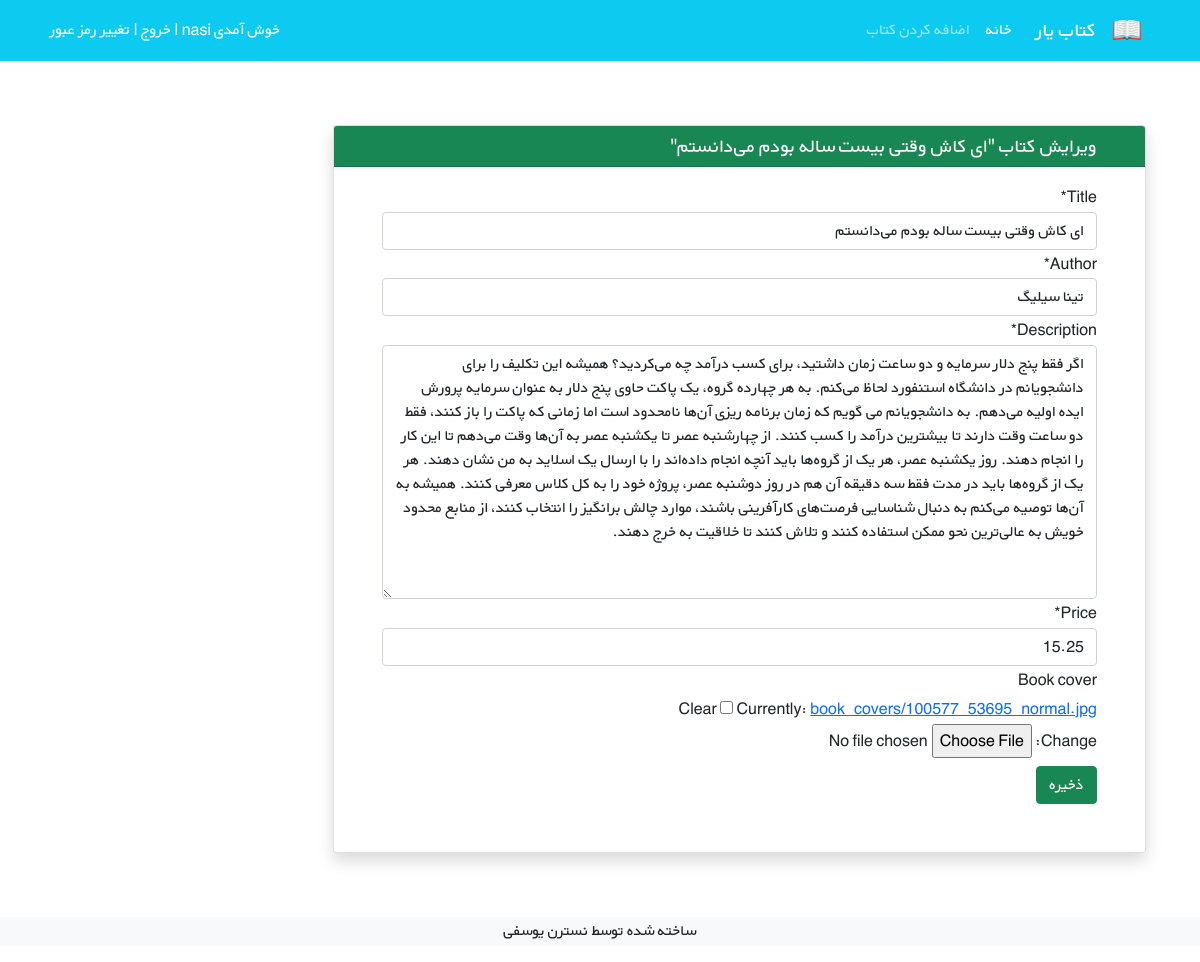
Screenshot of /books/edit/7/ (signed in) with the database file from the repository.
### books/models.py (models this page shows, shortened)
class Book(models.Model):
    user = models.ForeignKey(get_user_model(), on_delete=models.CASCADE)
    title = models.CharField(max_length=200)
    author = models.CharField(max_length=200)
    description = models.TextField()
    price = models.DecimalField(max_digits=5, decimal_places=2)
    book_cover = models.ImageField(upload_to='book_covers/', blank=True )
    datetime_create = models.DateTimeField(auto_now_add=True)
    datetime_modified = models.DateTimeField(auto_now=True)

### books/views.py (the view)
# urls.py: path('edit/<int:pk>/', views.BookUpdateView.as_view(), name='book_update'),
class BookUpdateView(LoginRequiredMixin, UserPassesTestMixin, generic.UpdateView):
    model = Book
    template_name = 'books/book_update.html'
    fields = ['title', 'author', 'description', 'price', 'book_cover']
    def test_func(self):
        obj = self.get_object()
        return obj.user == self.request.user

### books/templates/books/book_update.html (shortened to what this page needs)
{% extends '_base.html' %}
{% load crispy_forms_tags %}
{% block content %}
    <div class="container mt-4" dir="rtl">
    <div class="row">
        <div class="col-9">
            <div class="card shadow my-3">
                <h5 class="card-header bg-success text-light px-5">ویرایش کتاب  "{{ book.title }}"</h5>
                <div class="px-5 pt-3 pb-5">
                    <form method="POST" enctype="multipart/form-data">
                        {{ form|crispy }}
                        <button type="submit" class="btn btn-success mt-2">ذخیره</button>
                    </form>
                </div>
            </div>
        </div>
    </div>
</div>
{% endblock %}

### templates/_base.html (shortened to what this page needs)
{% load static %}
<!doctype html>
<html lang="en">
<head>
    <link href="https://cdn.jsdelivr.net/npm/bootstrap@5.1.3/dist/css/bootstrap.min.css" rel="stylesheet"
>
    <link rel="stylesheet" href="{% static 'css/style.css' %}">
</head>
<body>
<nav class="navbar navbar-expand-lg navbar-dark bg-info" dir="rtl">
    <div class="container">
        <a class="navbar-brand" href="#">
            <img src="{% static 'icons/book.png' %}" alt="" height="30"
                 class="d-inline-block align-text-top">
        </a>
        <a class="navbar-brand mx-3" href="#">کتاب یار</a>
        <div class="collapse navbar-collapse" id="navbarNavAltMarkup">
            <div class="navbar-nav">
                <a class="nav-link active" aria-current="page" href="{% url 'book_list' %}">خانه</a>
                <a class="nav-link" href="{% url 'book_create' %}">اضافه کردن کتاب</a>
            </div>
        </div>
        {% if user.is_authenticated %}
        <div class="mx-2 text-white">خوش آمدی {{ user.username }} | <a class="link-light text-decoration-none" href="{% url 'logout' %}">خروج</a> | <a class="link-light text-decoration-none" href="{% url 'password_change' %}">تغییر رمز عبور</a>
        {% else %}
            <div class="mx-2 text-white">
             <a class="link-light text-decoration-none" href="{% url 'login' %}">ورود</a>
                <span> یا </span>
             <a class="link-light text-decoration-none" href="{% url 'signup' %}">ثبت نام</a>
            </div>
        {% endif %}
        </div>
    </div>
</nav>
<div class="container mt-5">
    {% block content %}
    {% endblock %}
</div>
<footer class="bg-light text-center text-lg-start mt-5">
  <div class="text-center bg-grey">
      <p>ساخته شده توسط نسترن یوسفی</p>
  </div>
</footer>
</body>
</body>
</html>

### static/css/style.css (style rules this page uses)
* { font-family: 'BYekan', sans-serif; line-height: 1.8rem; }

### rows the page displays
Book: title "ای کاش وقتی بیست ساله بودم می‌دانستم", author "تینا سیلیگ", description "اگر فقط پنج دلار سرمایه و دو ساعت زمان داشتید، برای کسب درآمد چه می‌کردید؟ همیشه این تکلیف را برای دانشجویانم در دانشگاه استنفورد لحاظ می‌کنم. به هر چهارده گروه، یک پاکت حاوی پنج دلار به عنوان سرمایه پرورش ایده اولیه می‌دهم. به دانشجویانم می گویم که زمان برنامه ریزی آن‌ها نامحدود است اما زمانی که پاکت را باز کنند، فقط دو ساعت وقت دارند تا بیشترین درآمد را کسب کنند. از چهارشنبه عصر تا یکشنبه عصر به آن‌ها وقت می‌دهم تا این کار را انجام دهند. روز یکشنبه عصر، هر یک از گروه‌ها باید آنچه انجام داده‌اند را با ارسال یک اسلاید به من نشان دهند. هر یک از گروه‌ها باید در مدت فقط سه دقیقه آن هم در روز دوشنبه عصر، پروژه خود را به کل کلاس معرفی کنند. همیشه به آن‌ها توصیه می‌کنم به دنبال شناسایی فرصت‌های…", price "15.25"
